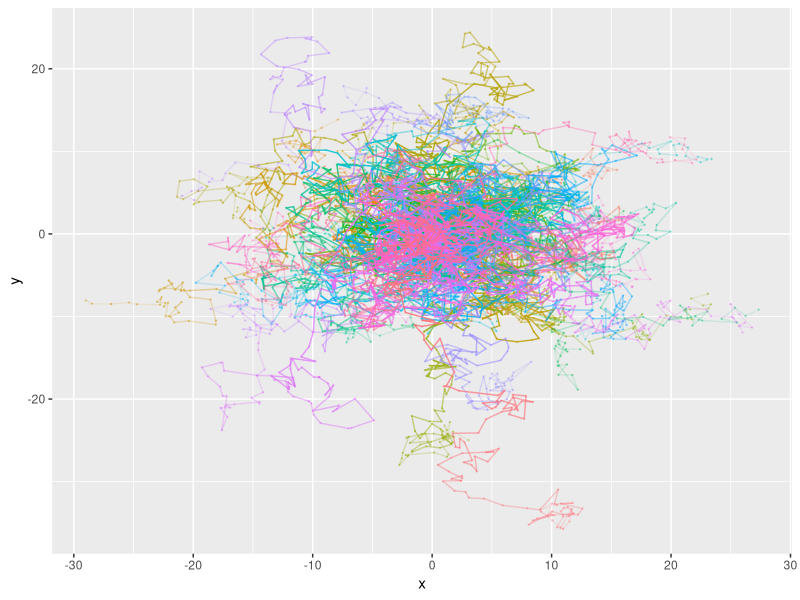
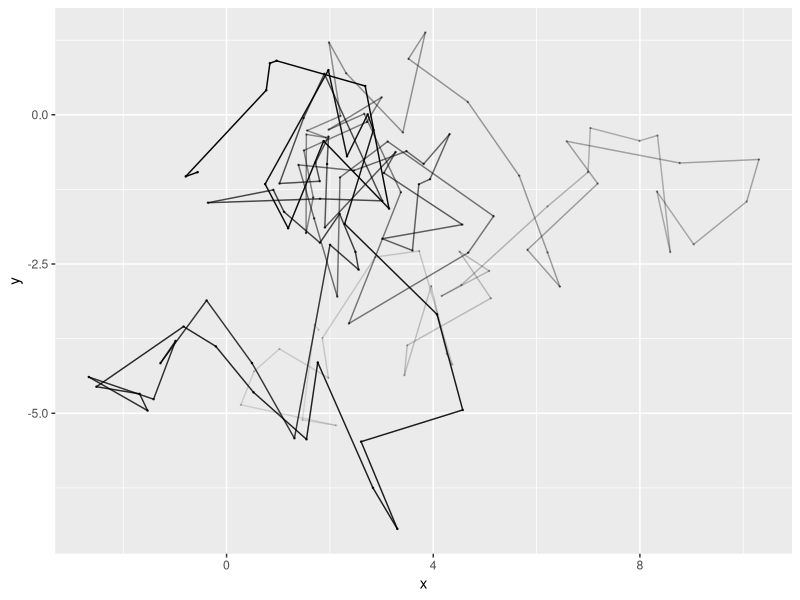

Recreate these plots in R, in order.
## ---- chunk 1
knitr::opts_chunk$set(echo = TRUE)
## ---- chunk 2
#Brownian motion problem revisited with new visualization mappings
library(ggplot2)


set.seed(123)

#prepare data 2D
n=64
n_step = 128
tune_mean = 0
tune_sd = 1

xyDf = NULL

for(i in 1:n){
  xyDf=rbind(xyDf,data.frame(t = 1:n_step,x = cumsum(rnorm(n_step,mean = tune_mean,sd = tune_sd)),y = cumsum(rnorm(n_step,mean = tune_mean,sd = tune_sd)),n = rep(i,n_step)))
}
xyDf$n = factor(xyDf$n)

g = ggplot(data = xyDf,aes(x = x,y = y,group =n,color = n)) + geom_point(alpha = .3,size = .2) +geom_path(aes(alpha = -t)) + theme(legend.position = "none")#+ scale_color_distiller(palette = "Spectral")
g

g2 = ggplot(data = xyDf[xyDf$n==1,],aes(x = x,y = y,alpha = -t)) + geom_point(size = .2) +geom_path() + theme(legend.position = "none")#+ scale_color_distiller(palette = "Spectral")
g2


